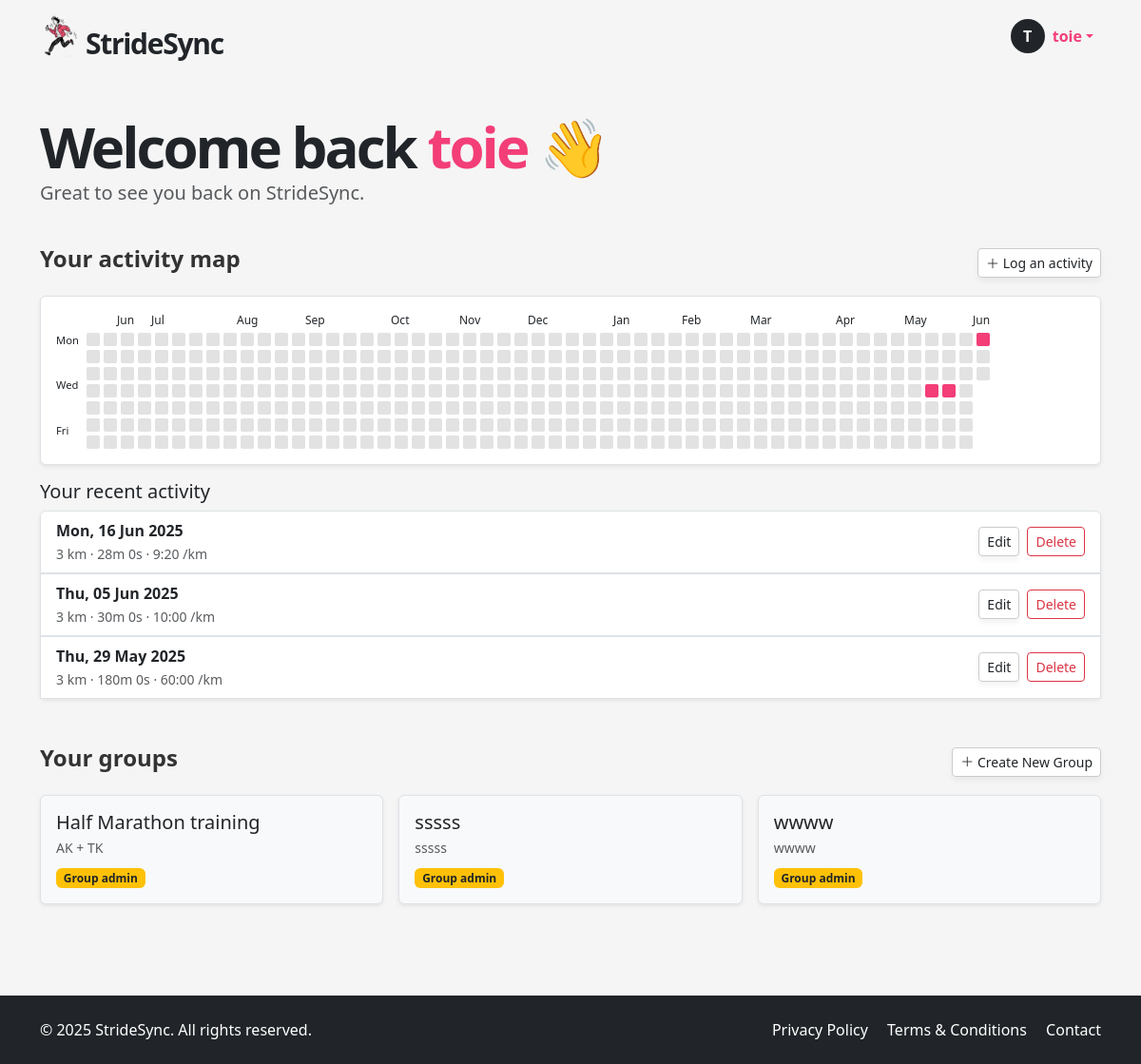
The app's page /dashboard (signed in) with its own data.
### app/models.py (models this page shows, shortened)
class User(UserMixin, db.Model):
    __tablename__ = "users"
    id = sa.Column(sa.Integer, primary_key=True)
    email = sa.Column(sa.String(120), unique=True, nullable=False, index=True)
    password_hash = sa.Column(sa.String(256))
    username = sa.Column(sa.String(64), unique=True, nullable=False, index=True)
    role = sa.Column(sa.Enum(UserRole), default=UserRole.USER, nullable=False)
    is_verified = sa.Column(sa.Boolean, default=False)
    verification_token = sa.Column(sa.String(128), nullable=False, default=lambda: secrets.token_urlsafe(32))
    runs = so.relationship("Run", back_populates="user", cascade="all, delete-orphan")
    groups = so.relationship("Group", secondary=user_groups, back_populates="members")
    admin_of_groups = so.relationship("Group", secondary=group_admins, back_populates="admins")

class Run(db.Model):
    __tablename__ = "runs"
    id = sa.Column(sa.Integer, primary_key=True)
    date = sa.Column(sa.DateTime(timezone=True), index=True)
    distance = sa.Column(sa.Integer)  # meters
    time = sa.Column(sa.Integer)      # seconds (duration)
    pace = sa.Column(sa.Integer)      # seconds per km
    user_id = sa.Column(sa.Integer, sa.ForeignKey("users.id"), index=True)
    user = so.relationship("User", back_populates="runs")
    groups = so.relationship("Group", secondary=run_groups, back_populates="runs")

class Group(db.Model):
    __tablename__ = "groups"
    id = sa.Column(sa.Integer, primary_key=True)
    name = sa.Column(sa.String(100), unique=True, nullable=False)
    description = sa.Column(sa.Text)
    members = so.relationship("User", secondary=user_groups, back_populates="groups")
    admins = so.relationship("User", secondary=group_admins, back_populates="admin_of_groups")
    runs = so.relationship("Run", secondary=run_groups, back_populates="groups")
    invites = so.relationship("GroupInvite", back_populates="group", cascade="all, delete-orphan")

### app/routes.py (the view)
@app.route('/dashboard')
@login_required
def dashboard():
    runs = db.session.scalars(
        sa.select(Run).where(Run.user_id == current_user.id)
    ).all()
    distance_by_date = {}
    for run in runs:
        run_date = run.date.date()
        distance_by_date[run_date] = distance_by_date.get(run_date, 0) + run.distance
    today = datetime.utcnow().date()
    start_date = today - timedelta(days=364)
    while start_date.weekday() != 0:
        start_date -= timedelta(days=1)
    heatmap_cells = []
    month_labels = []
    current_month = None
    for week in range(53):
        column = []
        week_start = start_date + timedelta(weeks=week)
        if week_start.month != current_month:
            month_labels.append(month_abbr[week_start.month])
            current_month = week_start.month
        else:
            month_labels.append("")
        for day in range(7):
            date = week_start + timedelta(days=day)
            if date > today:
                column.append(None)
            else:
                column.append({
                    "date": date,
                    "active": date in distance_by_date,
                    "distance": distance_by_date.get(date, 0)
                })
        heatmap_cells.append(column)
    recent_runs = db.session.scalars(
        sa.select(Run)
        .where(Run.user_id == current_user.id)
        .order_by(Run.date.desc())
        .limit(5)
    ).all()
    form = LogActivityForm()
    form.groups.choices = [(g.id, g.name) for g in current_user.groups]
    edit_form = EditRunForm()
    edit_form.groups.choices = [(g.id, g.name) for g in current_user.groups]
    delete_form = DeleteRunForm()
    create_group_form = CreateGroupForm()
    return render_template(
        "dashboard.html",
        user=current_user,
        runs=runs,
        recent_runs=recent_runs,
        heatmap_cells=heatmap_cells,
        month_labels=month_labels,
        form=form,
        edit_form=edit_form,
        delete_form=delete_form,
        create_group_form=create_group_form
    )

### app/models.py (called while the page is built)
@login.user_loader
def load_user(id):
    return db.session.get(User, int(id))

### app/templates/dashboard.html (shortened to what this page needs)
{% extends "base.html" %}
{% block content %}
<section class="py-5">
  <div class="container">
    <h1 class="display-4 fw-bold mb-4 hero-title">
      Welcome back <span>{{ user.username }}</span> 👋
    </h1>
    <p class="lead mt-3 text-muted" style="margin-top: -20px !important; margin-bottom: 40px;">
      Great to see you back on StrideSync.
    </p>
    <div class="mb-3">
      <div class="d-flex justify-content-between align-items-center mb-3">
        <h4>Your activity map</h4>
        <a href="#" class="btn btn-soft btn-sm" data-bs-toggle="modal" data-bs-target="#logActivityModal">
          <i class="bi bi-plus-lg"></i> Log an activity
        </a>
      </div>
      <div class="rounded border p-3 bg-white shadow-sm" style="overflow-x: auto;">
        <div class="d-flex flex-column">
          <div class="d-flex mb-1" style="margin-left: 30px; gap: 4px;">
            <div style="width: 30px;"></div>
            {% for month in month_labels %}
              <div style="width: 14px; text-align: center; font-size: 0.75rem;">{{ month }}</div>
            {% endfor %}
          </div>
          <div class="d-flex" style="gap: 4px;">
            <div class="d-flex flex-column justify-content-between me-1" style="height: 112px;">
              <div style="font-size: 0.7rem;">Mon</div>
              <div style="font-size: 0.7rem;">Wed</div>
              <div style="font-size: 0.7rem;">Fri</div>
            </div>
            {% for week in heatmap_cells %}
              <div class="d-flex flex-column" style="gap: 4px;">
                {% for cell in week %}
                  {% if cell %}
                    <div
                      title="{% if cell.active %}{{ '%.1f'|format(cell.distance) }} km on {{ cell.date.strftime('%d-%m-%y') }}{% else %}{{ cell.date.strftime('%d-%m-%y') }}{% endif %}"
                      style="
                        width: 14px;
                        height: 14px;
                        border-radius: 2px;
                        background-color: {{ '#f33e78' if cell.active else '#e2e2e2' }};
                        transition: background-color 0.2s;">
                    </div>
                  {% else %}
                    <div style="width: 14px; height: 14px; background-color: transparent;"></div>
                  {% endif %}
                {% endfor %}
              </div>
            {% endfor %}
          </div>
        </div>
      </div>
    </div>
    <div class="mb-5">
      <h5>Your recent activity</h5>
      {% if recent_runs %}
        <div class="list-group shadow-sm">
          {% for run in recent_runs %}
            <div class="list-group-item d-flex justify-content-between align-items-center">
              <div>
                <strong>{{ run.date.strftime('%a, %d %b %Y') }}</strong><br>
                <small class="text-muted">
                  {{ run.distance }} km · {{ run.time // 60 }}m {{ run.time % 60 }}s ·
                  {{ "%d:%02d" % (run.pace // 60, run.pace % 60) }} /km
                </small>
              </div>
              <div class="d-flex gap-2">
                <button class="btn btn-sm btn-soft-white" data-bs-toggle="modal" data-bs-target="#editRunModal{{ run.id }}">Edit</button>
                <button class="btn btn-sm btn-outline-danger" data-bs-toggle="modal" data-bs-target="#deleteRunModal{{ run.id }}">Delete</button>
              </div>
            </div>
                        {% set selected_group_ids = run.groups | map(attribute='id') | list %}
          {% endfor %}
        </div>
      {% else %}
        <p class="text-muted">No recent activity found.</p>
      {% endif %}
    </div>
    <div class="mb-5">
      <div class="d-flex justify-content-between align-items-center mb-3">
        <h4>Your groups</h4>
        <a href="#" class="btn btn-soft btn-sm" data-bs-toggle="modal" data-bs-target="#createGroupModal">
          <i class="bi bi-plus-lg"></i> Create New Group
        </a>
      </div>
      <div class="row g-3">
        {% for group in current_user.groups %}
        <div class="col-md-4">
          <div class="border rounded p-3 bg-light h-100 shadow-sm position-relative">
            <h5 class="mb-1">{{ group.name }}</h5>
            <p class="small text-muted mb-2">{{ group.description[:80] }}</p>
            {% if group in current_user.admin_of_groups %}
              <span class="badge bg-warning text-dark">Group admin</span>
            {% endif %}
          </div>
        </div>
        {% else %}
          <p class="text-muted">You're not in any groups yet.</p>
        {% endfor %}
      </div>
    </div>
  </div>
</section>
{% endblock %}

### app/templates/base.html (shortened to what this page needs)
<!DOCTYPE html>
<html lang="en">
<head>
  <link href="https://cdn.jsdelivr.net/npm/bootstrap@5.3.6/dist/css/bootstrap.min.css" rel="stylesheet">
  <link href="https://cdn.jsdelivr.net/npm/bootstrap-icons@1.10.5/font/bootstrap-icons.css" rel="stylesheet">
  <link rel="stylesheet" href="{{ url_for('static', filename='style.css') }}">
</head>
<body>
  <header>
    <nav class="navbar navbar-expand-lg">
      <div class="container">
        <a href="/index" class="text-decoration-none logo-container d-flex align-items-center">
          <img src="{{ url_for('static', filename='img/icon.png') }}" width="40px" alt="StrideSync logo">
          <p class="logo mb-0 ms-2">StrideSync</p>
        </a>
        <div class="collapse navbar-collapse justify-content-end" id="navbarNav">
          <ul class="navbar-nav ms-auto">
            {% if current_user.is_anonymous %}
              <li class="nav-item">
                <a class="btn btn-dark px-4" href="{{ url_for('login') }}">LOGIN</a>
              </li>
            {% else %}
              <li class="nav-item dropdown">
                <a class="nav-link dropdown-toggle d-flex align-items-center" href="#" id="userDropdown" role="button" data-bs-toggle="dropdown" aria-expanded="false">
                  <div class="avatar-circle bg-dark text-white rounded-circle d-flex justify-content-center align-items-center me-2" style="width: 36px; height: 36px; font-weight: bold;">
                    {{ current_user.username[0]|upper }}
                  </div>
                  <span class="fw-semibold">{{ current_user.username }}</span>
                </a>
              </li>
            {% endif %}
          </ul>
        </div>
      </div>
    </nav>
  </header>
  <main>
    {% block content %}{% endblock %}
  </main>
  <footer class="bg-dark text-white py-4">
    <div class="container d-flex flex-column flex-md-row justify-content-between align-items-center">
      <div class="mb-2 mb-md-0">
        &copy; 2025 StrideSync. All rights reserved.
      </div>
      <div>
        <a href="/privacy" class="text-white text-decoration-none me-3">Privacy Policy</a>
        <a href="/terms" class="text-white text-decoration-none me-3">Terms & Conditions</a>
        <a href="/contact" class="text-white text-decoration-none">Contact</a>
      </div>
    </div>
  </footer>
</body>
</html>

### app/static/style.css (style rules this page uses)
html, body { height: 100%; margin: 0; display: flex; flex-direction: column; scroll-behavior: smooth; }
body { background-color: #f5f5f5; }
main { flex: 1; }
h4 { font-weight: 700; color: #333; }
a { color: #f33e78; }
.logo { font-size: 30px; font-weight: 700; letter-spacing: -1.3px; margin-top: 15px; }
.logo-container { color: unset; }
.hero-title { font-weight: 900 !important; font-size: 60px; letter-spacing: -3px; line-height: 60px; }
.hero-title span { color: #f33e78; }
.btn-soft, .btn-soft-white { background: white; border: 1px solid #ccc; box-shadow: 0 4px 6px rgba(0,0,0,0.05); }
.nav-link { color: #f33e78 !important; }
footer { background-color: #333; }

### records on screen
User: username "T", username "toie"
Run: date "Mon, 16 Jun 2025", distance "3", time "28", run.time%60 "0", pace "9:20"
Run: date "Thu, 05 Jun 2025", distance "3", time "30", run.time%60 "0", pace "10:00"
Run: date "Thu, 29 May 2025", distance "3", time "180", run.time%60 "0", pace "60:00"
Group: name "Half Marathon training", description "AK + TK"
Group: name "sssss", description "sssss"
Group: name "wwww", description "wwww"

### other values on screen
{{ month }} "Jun" "Jul" "Aug" "Sep" "Oct" "Nov" "Dec" "Jan" "Feb" "Mar" "Apr" "May" "Jun"
